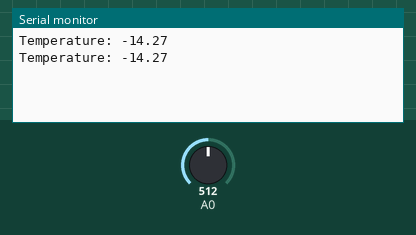
Simulated run of this sketch. Board: Arduino Uno, built with avr-gcc and run on an emulated ATmega328P. Parts: the last lines printed to the serial monitor. The inputs (shaded band) are chosen by the test bench; at power-on: A0 = 512.

Above: at 1.8 s.
1.9 s: A0 set to 0
At 2.8 s:
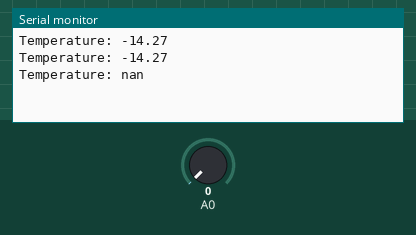
4.5 s: A0 set to 122
At 5.8 s:
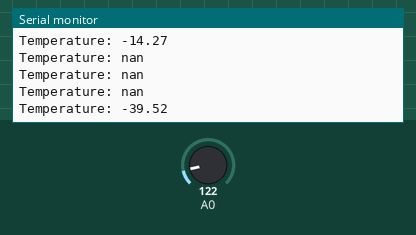

Measured:
- after the input at 1.9 s, the serial monitor: prints a new line after 0.10 s (image 1)
- after the input at 4.5 s, the serial monitor: prints a new line after 0.50 s (image 2)

The sketch:

thermistor.ino
```cpp
#define SERIESRESISTOR 10000

void setup(void) {
  Serial.begin(115200);
}

void loop(void) {

  Serial.print("Temperature: ");
  Serial.println( get_temp(PB0) );

  delay(1000);
}

double get_temp(int pin){
  int RawADC = analogRead(pin);

  long Resistance;
  double Temp;

  Resistance = (SERIESRESISTOR * (4095.0f / float(RawADC) - 1));

  /******************************************************************/
  /* Utilizes the Steinhart-Hart Thermistor Equation:               */
  /*    Temperature in Kelvin = 1 / {A + B[ln(R)] + C[ln(R)]^3}     */
  /*    where A = 0.001129148, B = 0.000234125 and C = 8.76741E-08  */
  /******************************************************************/
  Temp = log(Resistance);
  Temp = 1 / (0.001129148 + (0.000234125 * Temp) + (0.0000000876741 * Temp * Temp * Temp));
  Temp = Temp - 273.15;  // Convert Kelvin to Celsius
  return Temp;
}
```
